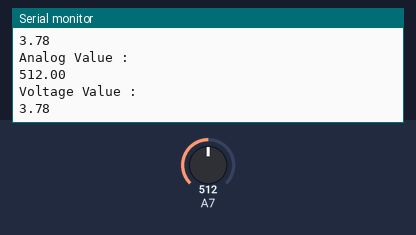
The sketch below on a simulated Arduino Nano, built with avr-gcc and run on an emulated ATmega328P. Shown: the last lines printed to the serial monitor. The test bench sets the inputs (shaded band); at power-on: A7 = 512.

Above: at 1.8 s.
1.9 s: A7 set to 716
At 2.8 s:
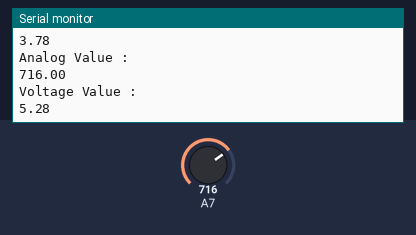
3.4 s: A7 set to 900
At 4.5 s:
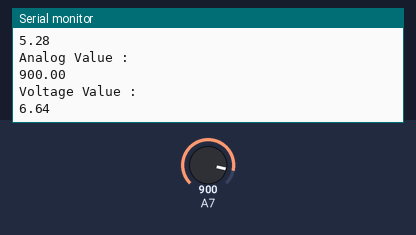
Timing chart, 0 to 6.4 s (numbered marks = the images above; inputs shaded):
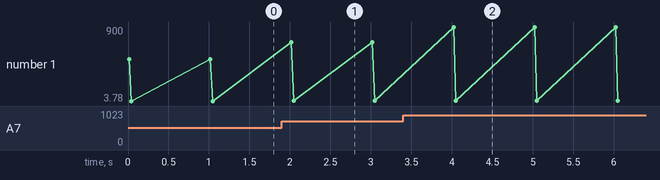

The sketch:

Photo_Cell_Test_Code.ino
```cpp
void setup() {
  // put your setup code here, to run once:
  Serial.begin(9600);
}

void loop() {
  // put your main code here, to run repeatedly:
  double value = analogRead(A7);
  Serial.println("Analog Value :");
Serial.println(value);
  value = (value/1023.0)*5.0;
  value*=1.51;
  Serial.println("Voltage Value :");
Serial.println(value);
delay(1000);
}
```

Measured:
- after the input at 1.9 s, the serial monitor: prints a new line after 0.12 s (image 1)
- after the input at 3.4 s, the serial monitor: prints a new line after 0.62 s (image 2)
- plotted number 1: 3.78 → 5.28 after the input at 1.9 s, 5.28 → 6.64 after the input at 3.4 s
